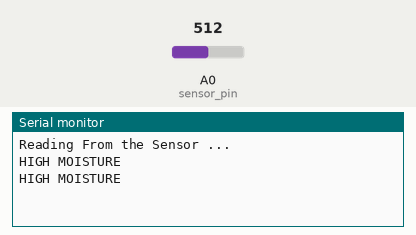
Recording of a sketch running on a simulated Arduino Uno, built with avr-gcc and run on an emulated ATmega328P. Shown: the last lines printed to the serial monitor. Inputs (shaded band) come from the test bench; at power-on: A0 (sensor_pin) = 512.

Above: at 3.2 s.
3.3 s: A0 (sensor_pin) set to 529
At 4.8 s:
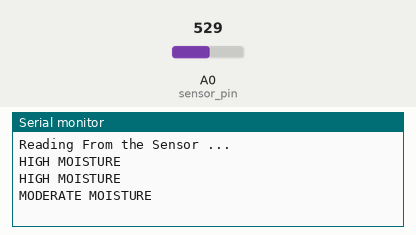
6.5 s: A0 (sensor_pin) set to 716
At 8.4 s:
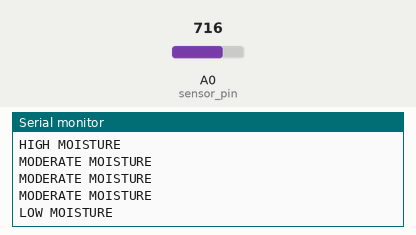

The sketch:

moisture_content.ino
```cpp
int sensor_pin = A0;
int motor_pin=8;
int output_value ;

void setup() {

   Serial.begin(9600);

   Serial.println("Reading From the Sensor ...");

   delay(2000);

   }

void loop() {

   output_value= analogRead(sensor_pin);

   output_value = map(output_value,550,0,0,100);

   if(output_value>3.5)
   {Serial.println("HIGH MOISTURE") ;}

   else if(output_value>2)
   {Serial.println("MODERATE MOISTURE") ;}
   else
   {Serial.println("LOW MOISTURE") ;digitalWrite(motor_pin,HIGH);delay(1000);digitalWrite(motor_pin,LOW);}

   delay(1000);

   }
```

Measured:
- the behaviour switches between 528 and 529 on A0 (sensor_pin) (found by bisection; images 0 and 1)
- after the input at 3.3 s, the serial monitor: prints a new line after 0.70 s (image 1)
- after the input at 6.5 s, the serial monitor: prints a new line after 0.50 s (image 2)
